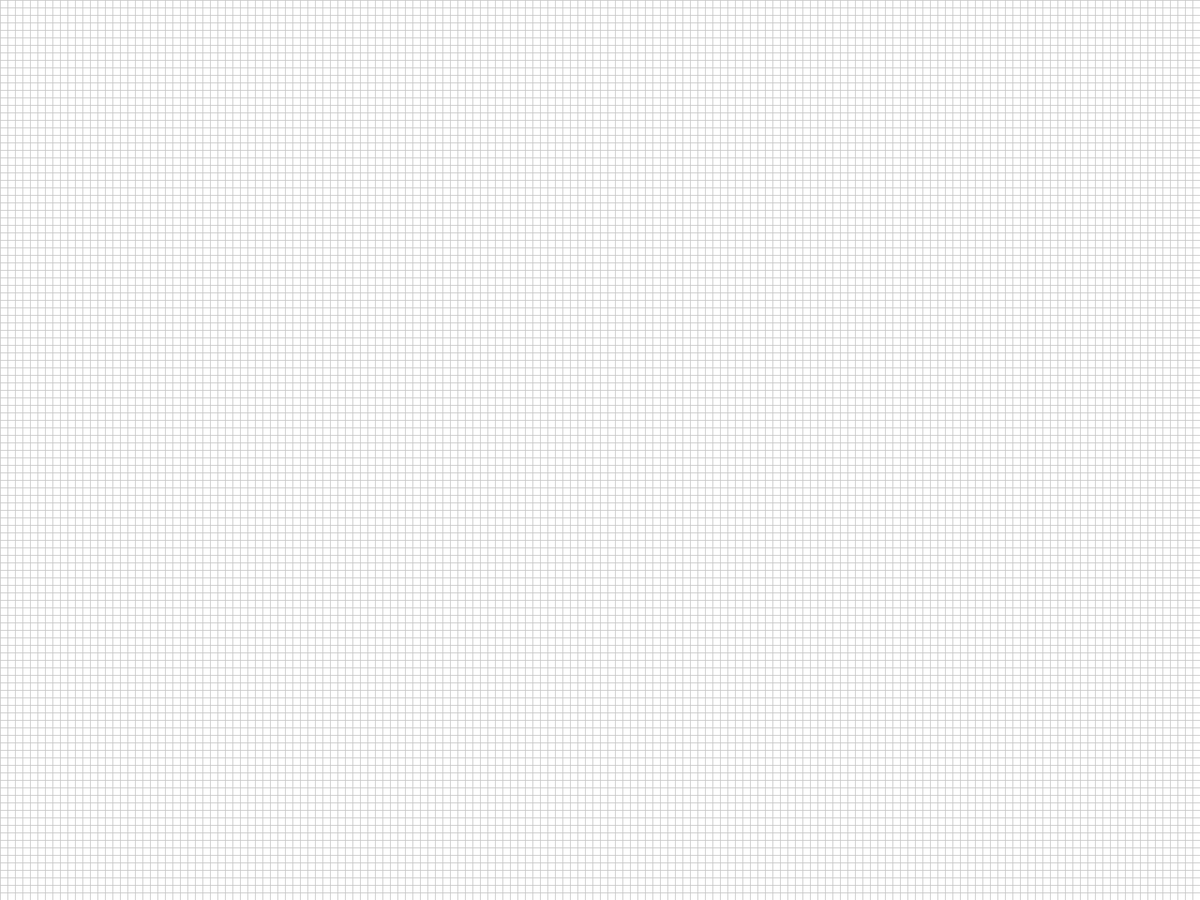
Frame 1 (no input)
Frame 60 (the mouse pressed at the canvas centre just before this capture): identical to frame 1, image omitted
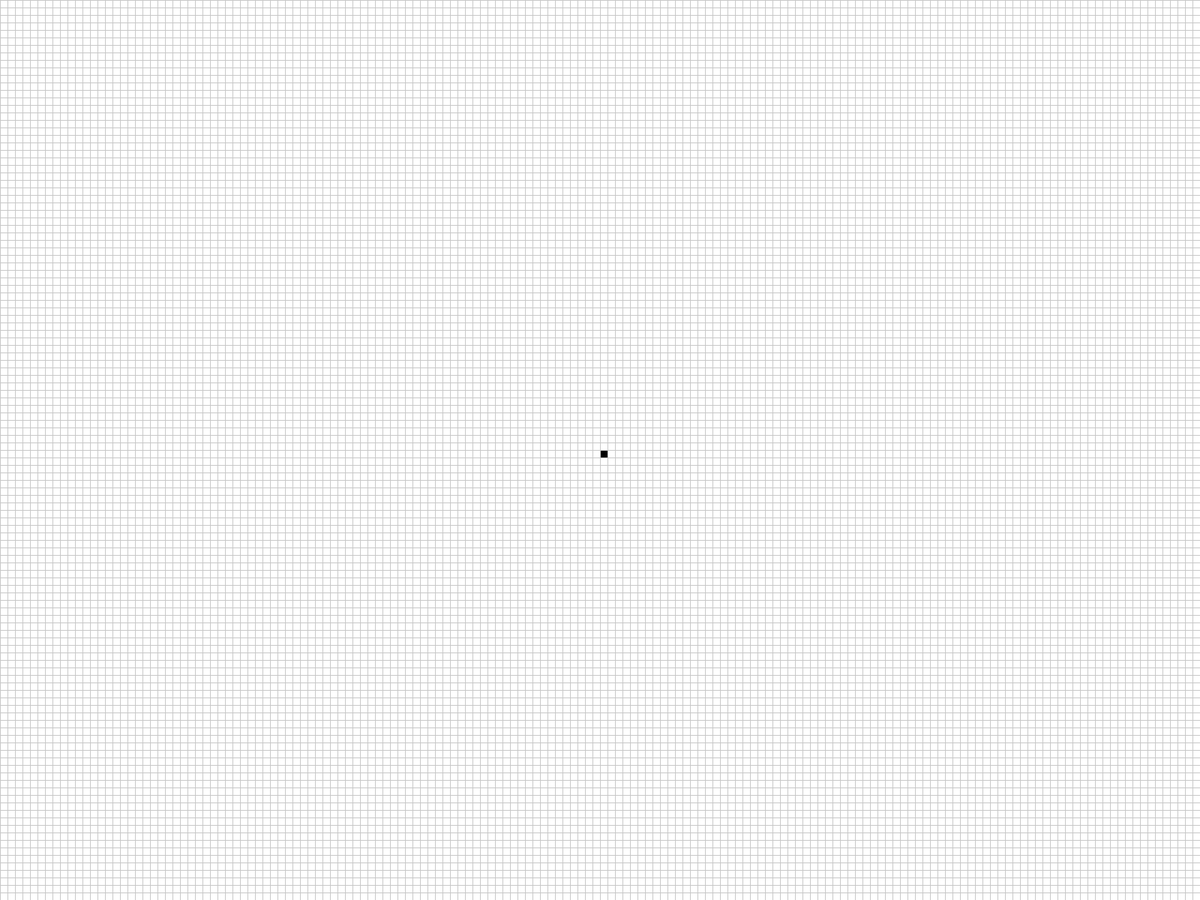
Frame 120 (the mouse held since frame 60 and released just before this capture)

The Processing sketch that drew these frames (run headless with seeded random() and noise(); from frame 60 on, the mouse is pressed at the canvas centre):

// Processing sketch: Third
// ── Third.pde
int cols, rows; // Number of columns and rows in the grid
int cellSize = 10; // Size of each cell
boolean[][] grid, nextGrid; // Current and next state grids
boolean isPaused = true; // Game starts paused

void setup() {
  size(600, 600); // Canvas size
  fullScreen();
  cols = width / cellSize;
  rows = height / cellSize;
  grid = new boolean[cols][rows];
  nextGrid = new boolean[cols][rows];
  frameRate(10);
}

void draw() {
  background(255);
  drawGrid();
  
  if (!isPaused) {
    updateGrid();
  }
}

// Toggle between alive and dead cells when clicked
void mousePressed() {
  int x = mouseX / cellSize;
  int y = mouseY / cellSize;
  if (x >= 0 && x < cols && y >= 0 && y < rows) {
    grid[x][y] = !grid[x][y]; // Toggle the state
  }
}

// Toggle pause with SPACE
void keyPressed() {
  if (key == ' ') {
    isPaused = !isPaused;
  }
}

// Draw the grid and cells
void drawGrid() {
  for (int x = 0; x < cols; x++) {
    for (int y = 0; y < rows; y++) {
      if (grid[x][y]) {
        fill(0); // Alive cell
      } else {
        fill(255); // Dead cell
      }
      stroke(200); // Grid lines
      rect(x * cellSize, y * cellSize, cellSize, cellSize);
    }
  }
}

// Update the grid based on Game of Life rules
void updateGrid() {
  for (int x = 0; x < cols; x++) {
    for (int y = 0; y < rows; y++) {
      int neighbors = countNeighbors(x, y);
      
      // Apply rules of Game of Life
      if (grid[x][y]) {
        // Alive cell
        nextGrid[x][y] = (neighbors == 2 || neighbors == 3);
      } else {
        // Dead cell
        nextGrid[x][y] = (neighbors == 3);
      }
    }
  }
  
  // Swap grids
  boolean[][] temp = grid;
  grid = nextGrid;
  nextGrid = temp;
}

// Count alive neighbors of a cell
int countNeighbors(int x, int y) {
  int count = 0;
  for (int dx = -1; dx <= 1; dx++) {
    for (int dy = -1; dy <= 1; dy++) {
      if (dx == 0 && dy == 0) continue; // Skip the current cell
      int nx = x + dx;
      int ny = y + dy;
      if (nx >= 0 && nx < cols && ny >= 0 && ny < rows) {
        if (grid[nx][ny]) count++;
      }
    }
  }
  return count;
}
